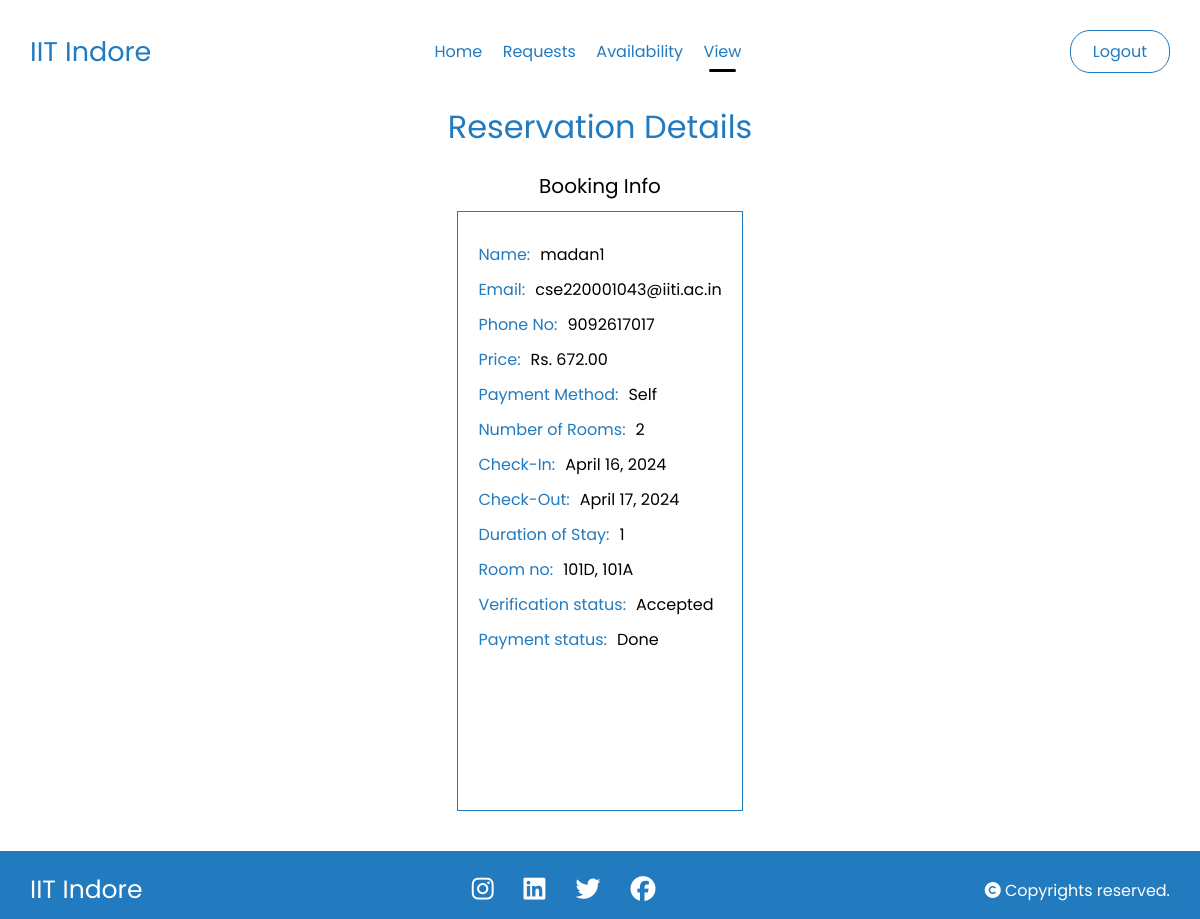
Before: /view_reservation/44/ (signed in) with the older database file.
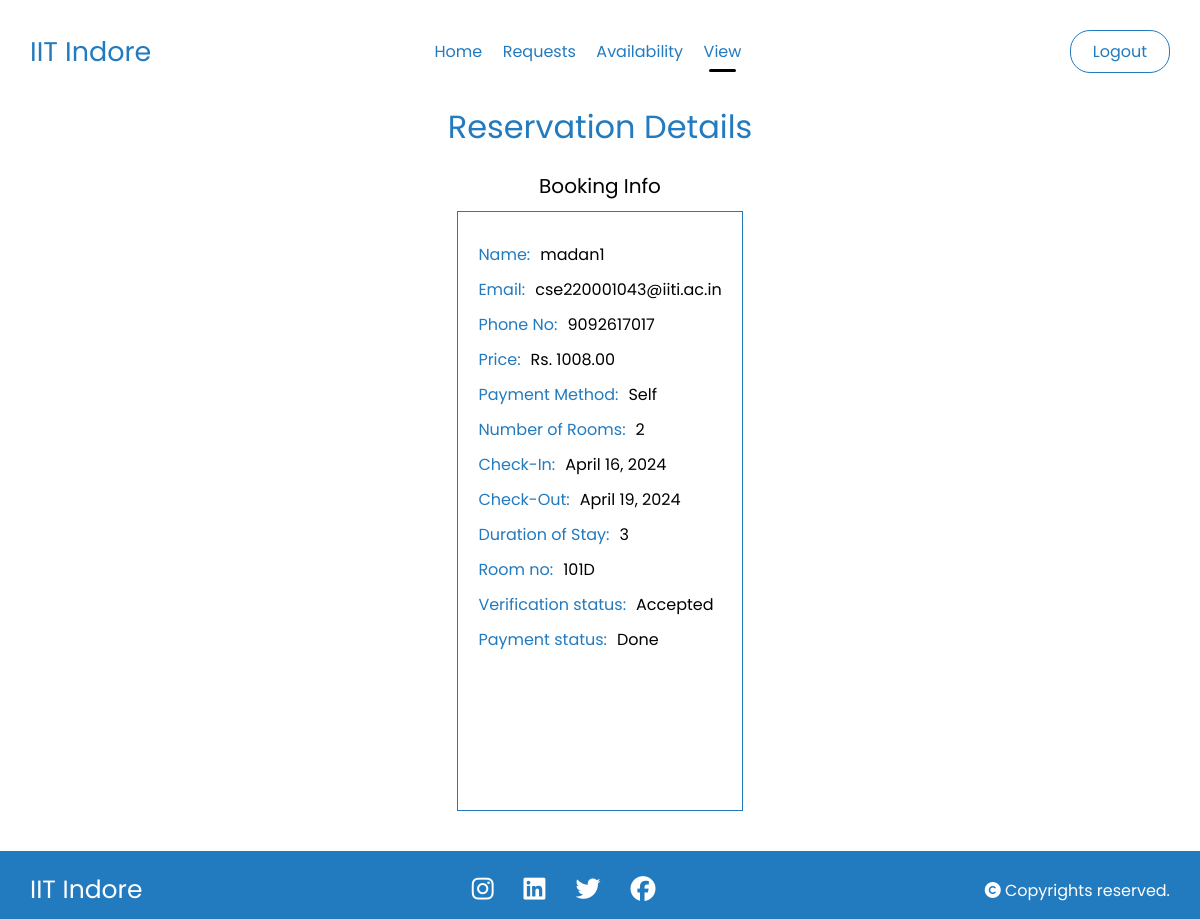
After: the same page with the newer database file.
### hostel/models.py (models this page shows, shortened)
class Reservation(models.Model):
    PAYMENT_CHOICES = (
        ('1', 'Pending'),
        ('2', 'Done'),
        ('3', 'Pay Later')
    )
    VERIFIED_CHOICES = (
        ('1', 'Accepted'),
        ('2', 'Rejected'),
        ('3', 'Pending')
    )
    PAYMENT_METHOD = (
        ('1', 'Self'),
        ('2', 'Project')
    )
    id = models.AutoField(primary_key=True)
    user = models.ForeignKey(User, on_delete=models.CASCADE)
    email = models.EmailField()
    payment_method = models.CharField(max_length=1, default='1', choices=PAYMENT_METHOD)
    project_email = models.EmailField(blank=True)
    project_description = models.TextField(blank=True)
    phone_number = models.CharField(max_length=15)
    number_of_rooms = models.PositiveIntegerField()
    check_in_date = models.DateField()
    check_out_date = models.DateField()
    room_numbers = models.CharField(max_length=255, help_text="Enter room numbers separated by commas")
    tariff_per_day = models.DecimalField(max_digits=10, decimal_places=2, default=0.00)
    price = models.DecimalField(max_digits=10, decimal_places=2, default=0.00)
    total_price = models.DecimalField(max_digits=10, decimal_places=2, default=0.00)
    gst = models.DecimalField(max_digits=5, decimal_places=2, default=0.00)
    length_of_stay = models.IntegerField(default = 1)
    payment_status = models.CharField(max_length=1, default='1', choices = PAYMENT_CHOICES)
    verified_status = models.CharField(max_length=1, default='3', choices=VERIFIED_CHOICES)
    def get_room_numbers(self):
        return self.room_numbers.split(',')
    def set_room_numbers(self, room_numbers):
        self.room_numbers = ','.join(room_numbers)
    room_numbers_list = property(get_room_numbers, set_room_numbers)

### hostel/decorators.py (the view)
        def wrapper(request, *args, **kwargs):
            if request.user.is_authenticated and request.user.username in usernames:
                return view_func(request, *args, **kwargs)
            else:
                return HttpResponseRedirect('/login/')  # Redirect to login page if not authenticated or not in the admin list

### hostel/views.py (called while the page is built, shortened)
@login_required
@admin_required(admin_users)
def view_reservation(request, reservation_id):
    reservation = get_object_or_404(Reservation, id=reservation_id)
    return render(request, 'admin/view_reservation.html', {'reservation': reservation})

### templates/admin/view_reservation.html (shortened to what this page needs)
{% load static %}
<!DOCTYPE html>
<html lang="en">
<head>
    <link rel="stylesheet" href="{% static 'navbar.css' %}">
</head>
<body>
    <div class="nav1">
        <div>
          <h3>IIT Indore</h3>
        </div>
        <div class="headings">
          <a href="{% url 'admin_index' %}">Home</a>
          <a href="{% url 'admin_requests' %}">Requests</a>
          <a href="{% url 'availability' %}">Availability</a>
          <a href="" class="active">View</a>
        </div>
          <div class="nav1-login">
              {% if user.is_authenticated %}
              <a href='{% url "logout" %}'>Logout</a>
              {% else %}
              <a href='{% url "login" %}'>Login</a>
              {% endif %}
          </div>
    </div>
    <div class="headings">
    <h1>Reservation Details</h1>
    </div>
    <div class="container">
        <h3>Booking Info</h3>
        <div class="content">
            <p><span>Name:</span>{{ reservation.user.username }}</p>
            <p><span>Email:</span>{{ reservation.email }}</p>
            <p><span>Phone No:</span>{{ reservation.phone_number }}</p>
            <p><span>Price:</span>Rs. {{ reservation.total_price }}</p>
            <p><span>Payment Method:</span>{{ reservation.get_payment_method_display }}</p>
            <p><span>Number of Rooms:</span>{{ reservation.number_of_rooms }}</p>
            <p><span>Check-In:</span>{{ reservation.check_in_date }}</p>
            <p><span>Check-Out:</span>{{ reservation.check_out_date }}</p>
            <p><span>Duration of Stay:</span>{{ reservation.length_of_stay }}</p>
            <p><span>Room no:</span>{{ reservation.room_numbers_list|join:", " }}</p>
            {% if reservation.verified_status == '1' %}
              <p><span>Verification status:</span>{{ reservation.get_verified_status_display }}</p>
              <p><span>Payment status:</span>{{ reservation.get_payment_status_display }}</p>
            {% endif %}
        </div>
    </div>
<footer>
    <div class="footer">
      <div class="info">
        <h4>IIT Indore</h4>
      </div>
      <div class="social">
        <ul>
          <li><a href="#"><i class="fa-brands fa-instagram"></i></a></li>
          <li><a href="#"><i class="fa-brands fa-linkedin"></i></a></li>
          <li><a href="#"><i class="fa-brands fa-twitter"></i></a></li>
          <li><a href="#"><i class="fa-brands fa-facebook"></i></a></li>
        </ul>
      </div>
      <div class="rights">
        <p><i class="fa-solid fa-copyright"></i> Copyrights reserved.</p>
      </div>
    </div>
</footer>
</body>
</html>

Changed rows visible on the page:
changed Reservation "cse220001043@iiti.ac.in": total_price "672.00" → "1008.00"; check_out_date "April 17, 2024" → "April 19, 2024"; length_of_stay "1" → "3"; room_numbers_list "101D, 101A" → "101D"
